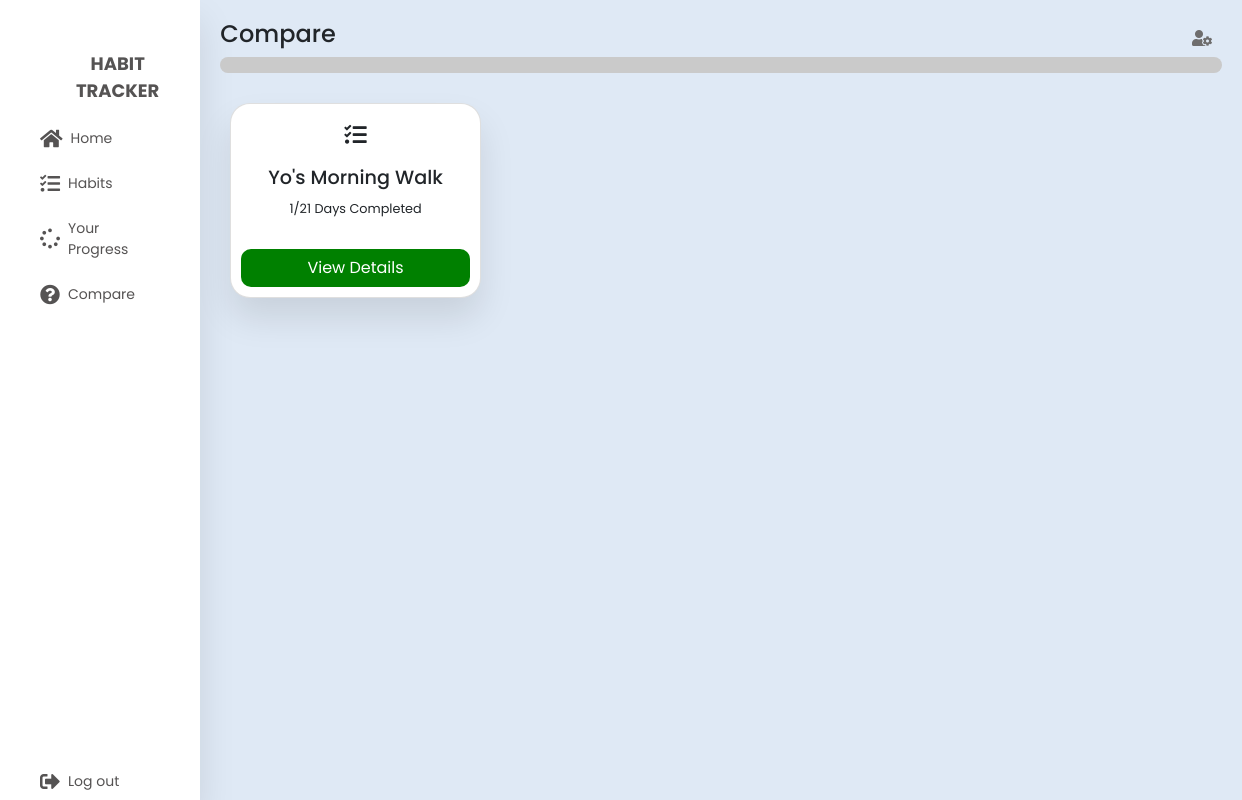
Before: /compare (signed in) with the older database file.
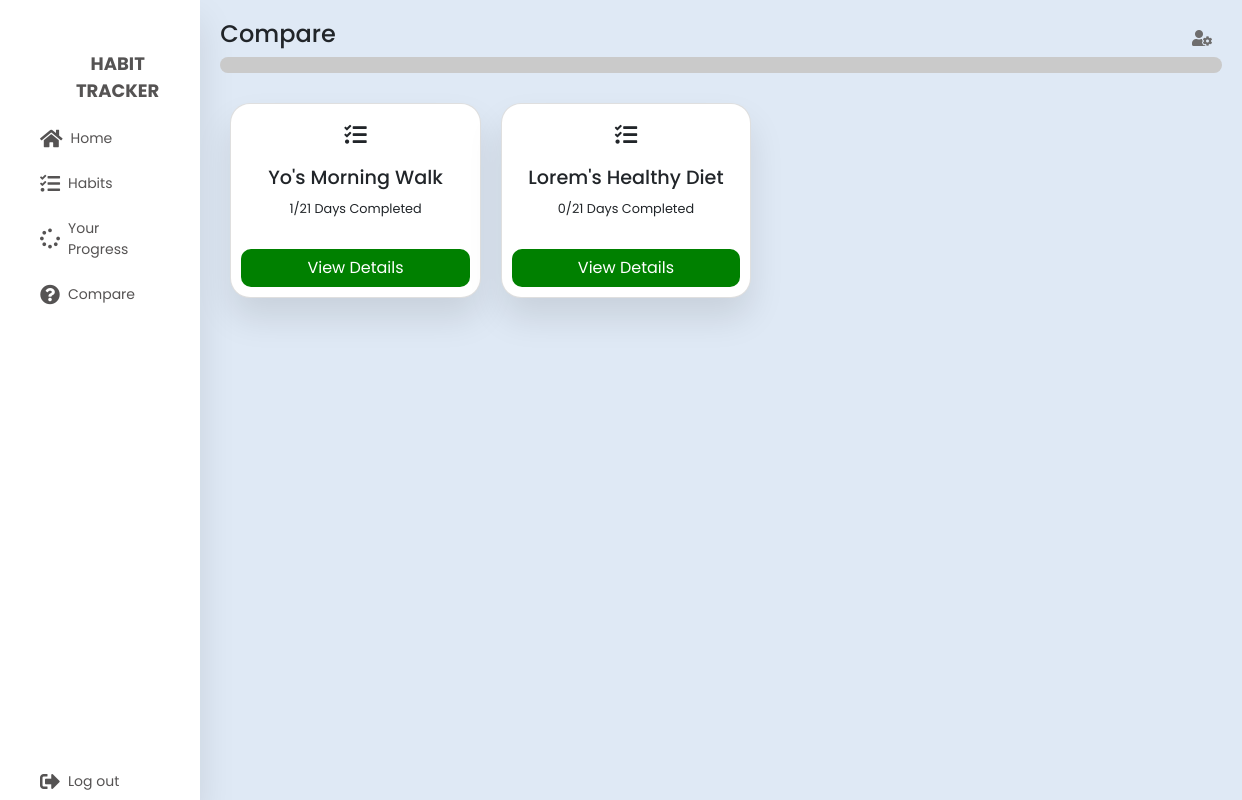
After: the same page with the newer database file.
### tables this page shows
CREATE TABLE day_progress (
        id INTEGER PRIMARY KEY AUTOINCREMENT,
        completed_days INTEGER NOT NULL DEFAULT 0,
        user_id INTEGER NOT NULL,
        habit_id INTEGER NOT NULL,
        created_at TIMESTAMP DEFAULT CURRENT_TIMESTAMP,
        updated_at TIMESTAMP,
        FOREIGN KEY (user_id) REFERENCES users(id),
        FOREIGN KEY (habit_id) REFERENCES habits(id)
    );

CREATE TABLE habits (
        id INTEGER PRIMARY KEY AUTOINCREMENT,
        title VARCHAR(250) NOT NULL,
        duration INTEGER NOT NULL,
        user_id INTEGER NOT NULL,
        created_at TIMESTAMP DEFAULT CURRENT_TIMESTAMP,
        updated_at TIMESTAMP,
        FOREIGN KEY (user_id) REFERENCES users(id)
    );

### server.py (the view)
@app.route("/compare")
def compare():
	if not is_logged_in():
		return redirect(url_for("loginPage"))
	tasks = get_habits_by_day_progress(int(get_login_session()))
	return render_template('compare.html', tasks=tasks);

### dbconnection.py (called while the page is built)
def get_db_connection():
    conn = sqlite3.connect('database.db')
    conn.row_factory = sqlite3.Row
    return conn

### server.py (called while the page is built)
def is_logged_in():
	if not session.get("user_id"):
		return False
	else:
		return True

def get_login_session():
	return session["user_id"]

### services/habits.py (called while the page is built)
def get_habits_by_day_progress(user_id=0):
    conn = dbconnection()
    habits = conn.execute("select habits.*, day_progress.completed_days from day_progress inner join habits on day_progress.habit_id=habits.id where day_progress.user_id=?",(user_id,)).fetchall()
    conn.commit()
    conn.close()
    return habits

### templates/compare.html (shortened to what this page needs)
{% with title='Compare | Habit Tracker' %} {% include "header.html" %} {%
endwith %}
<section class="main">
	<div class="main-top">
		<h1>Compare</h1>
		<i class="fas fa-user-cog"></i>
	</div>
	<center class="nodatacnt">
	</center>
	<section class="main-course">
		<div class="main-skills">
			{% block content %} {% for task in tasks %}
			<div class="card">
				<i class="fas fa-tasks"></i>
				<h3>{{task['title']}}</h3>
				<p>{{task['completed_days']}}/{{task['duration']}} Days completed</p>
				<button
					class="button"
					onclick="window.location.href
				=`/compare/{{task['id']}}`"
					style="background-color: green"
				>
					View Details
				</button>
			</div>
			{% endfor %} {% endblock %}
		</div>
	</section>
</section>
{% include 'footer.html' %}

### templates/header.html (shortened to what this page needs)
<!DOCTYPE html>
<html lang="en">
	<head>
		<link rel="stylesheet" href="/static/bootstrap/css/bootstrap.min.css" />
		<link rel="stylesheet" href="/static/css/sidebar.css" />
		<link rel="stylesheet" href="/static/css/dashboard.css" />
		<link rel="stylesheet" href="/static/css/tasks.css" />
		<link
			rel="stylesheet"
			href="https://cdnjs.cloudflare.com/ajax/libs/font-awesome/5.15.4/css/all.min.css"
		/>
	</head>
	<body>
		<div class="container-cs">
			<nav>
				<ul>
					<li>
						<a href="#" class="logo">
							<span class="nav-item">Habit Tracker</span>
						</a>
					</li>
					<li>
						<a href="/dash">
							<i class="fas fa-home"></i>
							<span class="nav-item">Home</span>
						</a>
					</li>
					<li>
						<a href="/tasks">
							<i class="fas fa-tasks"></i>
							<span class="nav-item">Habits</span>
						</a>
					</li>
					<li>
						<a href="/progress">
							<i class="fas fa-spinner"></i>
							<span class="nav-item">Your Progress</span>
						</a>
					</li>
					<li>
						<a href="/compare">
							<i class="fas fa-question-circle"></i>
							<span class="nav-item">Compare</span>
						</a>
					</li>
					<li>
						<a href="/logout" class="logout">
							<i class="fas fa-sign-out-alt"></i>
							<span class="nav-item">Log out</span>
						</a>
					</li>
				</ul>
			</nav>

### templates/footer.html (shortened to what this page needs)
         </div>
	</body>
</html>

### static/css/sidebar.css (style rules this page uses)
:root { --bs-blue: #0d6efd; --bs-indigo: #6610f2; --bs-purple: #6f42c1; --bs-pink: #d63384; --bs-red: #dc3545; --bs-orange: #fd7e14; --bs-yellow: #ffc107; --bs-green: #198754; --bs-teal: #20c997; --bs-cyan: #0dcaf0; --bs-white: #fff; --bs-gray: #6c757d; --bs-gray-dark: #343a40; --bs-primary: #0d6efd; --bs-secondary: #6c757d; --bs-success: #198754; --bs-info: #0dcaf0; --bs-warning: #ffc107; --bs-danger: #dc3545; --bs-light: #f8f9fa; --bs-dark: #212529; --bs-font-sans-serif: system-ui, -apple-system, "Segoe UI", Roboto, "Helvetica Neue", Arial, "Noto Sans", "Liberation Sans", sans-serif, "Apple Color Emoji", "Segoe UI Emoji", "Segoe UI Symbol", "Noto Color Emoji"; --bs-font-monospace: SFMono-Regular, Menlo, Monaco, Consolas, "Liberation Mono", "Courier New", monospace; --bs-gradient: linear-gradient(180deg, rgba(255, 255, 255, 0.15), rgba(255, 255, 255, 0)); }
* { margin: 0; padding: 0; outline: none; border: none; text-decoration: none; box-sizing: border-box; font-family: "Poppins", sans-serif; }
body { background: #dfe9f5; padding: 0; margin: 0; font: 1rem/1.5 var(--bs-font-sans-serif); max-width: 100vw; overflow-x: hidden; }
.container-cs { display: flex; }
nav { flex: 0.2; height: 100vh; background: #fff; box-shadow: 0 20px 35px rgba(0, 0, 0, 0.1); }
nav ul { list-style-type: none; width: 100%; padding: 2rem; display: flex; flex-direction: column; gap: 0.5rem; }
nav ul li { width: 100%; }
nav ul li>a { display: flex; align-items: center; gap: 0.5rem; padding: 0.5rem; }
.logo { text-align: center; display: flex; margin: 10px 0 0 10px; }
.logo span { font-weight: bold; padding-left: 15px; font-size: 18px; text-transform: uppercase; }
a { color: rgb(85, 83, 83); font-size: 14px; display: table; width: inherit; text-decoration: none; }
nav .fas { font-size: 20px; text-align: center; }
.logout { position: absolute; bottom: 0; }
.main { padding: 20px; flex: 1; }

### static/css/dashboard.css (style rules this page uses)
.main-top { display: flex; width: 100%; }
.main-top h1 { font-size: 1.5rem; }
.main-top i { position: absolute; right: 0; margin: 10px 30px; color: rgb(110, 109, 109); cursor: pointer; }
.main-skills { display: flex; margin-top: 20px; }
.main-skills .card { width: 25%; margin: 10px; background: #fff; text-align: center; border-radius: 20px; padding: 10px; box-shadow: 0 20px 35px rgba(0, 0, 0, 0.1); }
.main-skills .card h3 { margin: 10px; font-size: 1.2rem; text-transform: capitalize; }
.main-skills .card p { font-size: 0.8rem; }
.main-skills .card .button { background: orangered; color: #fff; padding: 7px 15px; border-radius: 10px; margin-top: 15px; cursor: pointer; }
.main-skills .card i { font-size: 1.4rem; padding: 10px; }
.main-course { margin-top: 20px; text-transform: capitalize; }

### static/css/tasks.css (style rules this page uses)
.nodatacnt { border-radius: 20px; background-color: rgb(202, 202, 202); padding: 0.5rem 0; }

Changed rows visible on the page:
added day_progress: title "Lorem's Healthy Diet", completed_days "0", duration "21"
